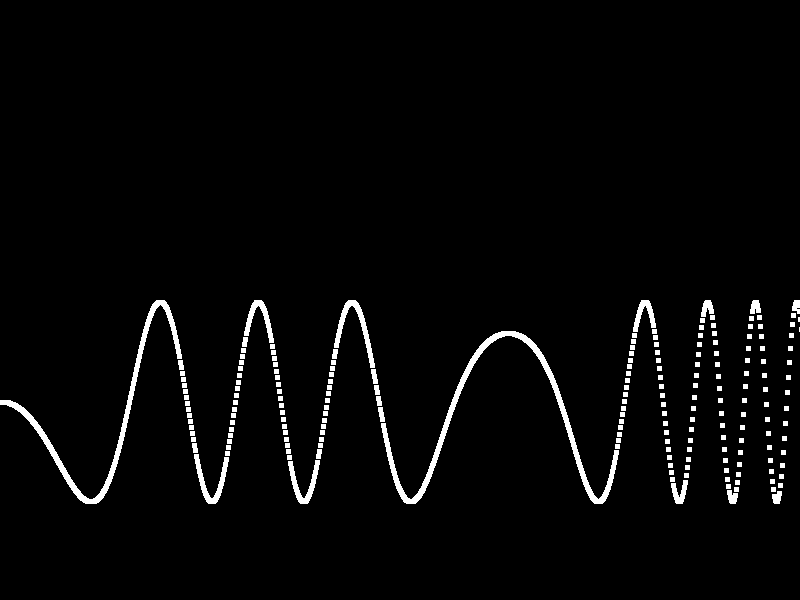
Frame 1 (no input)
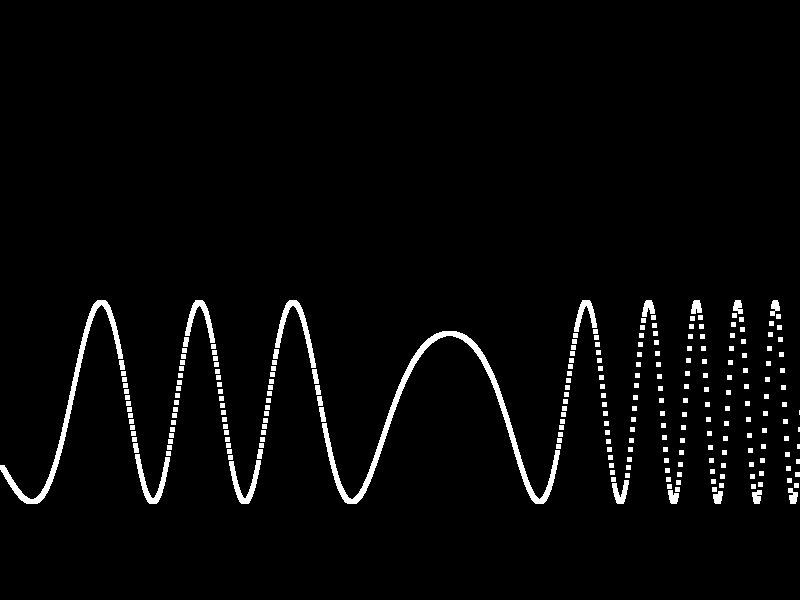
Frame 60 (the mouse pressed at the canvas centre just before this capture)
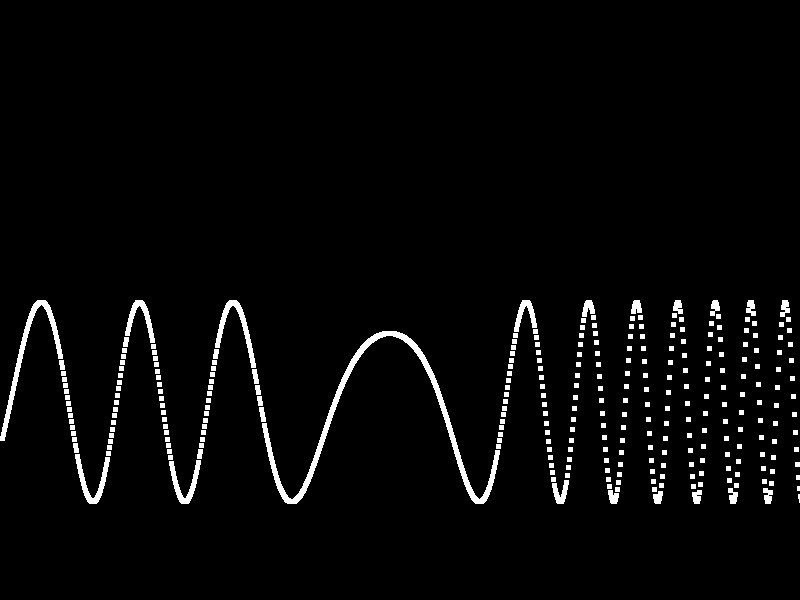
Frame 120 (the mouse held since frame 60 and released just before this capture)

The Processing sketch that drew these frames (run headless with seeded random() and noise(); from frame 60 on, the mouse is pressed at the canvas centre):

// Processing sketch: sketch_151203h
// ── sketch_151203h.pde
//frequency modulation
void setup() {
  size(800, 600);
}
void draw() {
  background(0);
  stroke(255);
  for(int x= 0; x<width; x++) {
    rect(
      x,
      (sin((x+frameCount)*0.05*sin((x+frameCount)*0.004)))*100+(width*0.5),
      4,
      4
    );
  }
}
